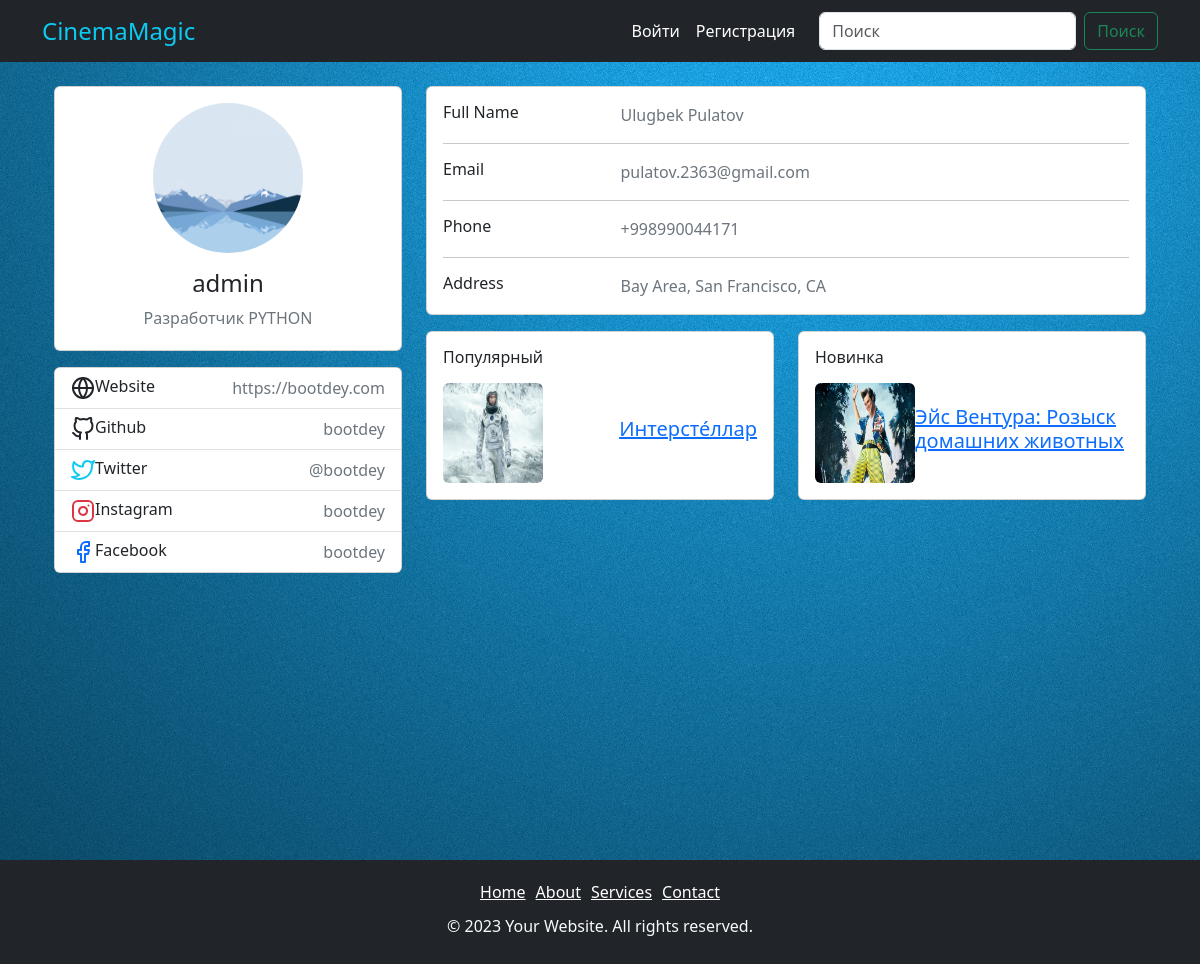
Page /profile/1/ on the committed database.
### cinema/models.py (models this page shows, shortened)
class Profile(models.Model):
    user = models.OneToOneField(User, on_delete=models.CASCADE, verbose_name='Пользователь')
    photo = models.ImageField(upload_to='profiles/', blank=True, null=True, verbose_name='Фото профиля')
    phone_number = models.CharField(max_length=30, blank=True, null=True, verbose_name='Номер телефона')
    about_user = models.CharField(max_length=100, blank=True, null=True, verbose_name='О себе')
    publisher = models.BooleanField(default=True, verbose_name='Прво на добавление фильма')
    def get_photo_user(self):
        try:
            return self.photo.url
        except:
            return 'https://bootdey.com/img/Content/avatar/avatar7.png'
    class Meta:
        verbose_name = 'Профиль'
        verbose_name_plural = 'Профили'

class Cinema(models.Model):
    title = models.CharField(max_length=255, verbose_name='Название фильма')
    context = models.TextField(verbose_name='Описание фильма')
    photo = models.ImageField(upload_to='photos/', null=True, blank=True, verbose_name='Фото')
    created_at = models.DateTimeField(auto_now_add=True, verbose_name='Дата создания')
    updated_at = models.DateTimeField(auto_now=True, verbose_name='Дата изменения')
    views = models.IntegerField(default=0, verbose_name='Просмотры')
    category = models.ForeignKey(Category, on_delete=models.CASCADE)
    video = models.CharField(max_length=255, verbose_name='Ссылка видео', null=True, blank=True)
    author = models.ForeignKey(User, on_delete=models.CASCADE, null=True, blank=True, verbose_name='Автор')
    def get_absolute_url(self):
        return reverse('cinema', kwargs={'pk': self.pk})
    def get_photo_cinema(self):
        try:
            return self.photo.url
        except:
            return 'https://forum.endeavouros.com/uploads/default/original/2X/a/ab62dc01f05c1ee26d3c613bc4db6cd953a44b9b.png'
    class Meta:
        verbose_name = 'Кинофильм'
        verbose_name_plural = 'Кинофильмы'

### cinema/views.py (the view)
# urls.py: path('profile/<int:pk>/', profile_view, name='profile'),
def profile_view(request, pk):
    profile = Profile.objects.get(user_id=pk)
    cinemas = Cinema.objects.filter(author_id=pk)
    most_viewed = cinemas.order_by('-views')[:1][0]
    recent_cinema = cinemas.order_by('-created_at')[:1][0]
    if most_viewed.views == 0:
        most_viewed = 'НЕТ популярныйх фильмов'
    context = {
        'title': f'Профиль: {request.user.username}',
        'profile': profile,
        'most_viewed': most_viewed,
        'recent_cinema': recent_cinema
    }
    return render(request, 'cinema/profile.html', context)

### cinema/templates/cinema/profile.html (shortened to what this page needs)
{% extends 'base.html' %}
{% block main %}
<div class="container mt-4">
    <div class="main-body">
          <div class="row gutters-sm">
            <div class="col-md-4 mb-3">
              <div class="card">
                <div class="card-body">
                  <div class="d-flex flex-column align-items-center text-center">
                    <img src="{{ profile.get_photo_user }}" alt="Admin" class="rounded-circle" width="150">
                    <div class="mt-3">
                      <h4>{{ profile.user.username }}</h4>
                      <p class="text-secondary mb-1">{{ profile.about_user }}</p>
                    </div>
                  </div>
                </div>
              </div>
              <div class="card mt-3">
                <ul class="list-group list-group-flush">
                  <li class="list-group-item d-flex justify-content-between align-items-center flex-wrap">
                    <h6 class="mb-0">Website</h6>
                    <span class="text-secondary">https://bootdey.com</span>
                  </li>
                  <li class="list-group-item d-flex justify-content-between align-items-center flex-wrap">
                    <h6 class="mb-0">Github</h6>
                    <span class="text-secondary">bootdey</span>
                  </li>
                  <li class="list-group-item d-flex justify-content-between align-items-center flex-wrap">
                    <h6 class="mb-0">Twitter</h6>
                    <span class="text-secondary">@bootdey</span>
                  </li>
                  <li class="list-group-item d-flex justify-content-between align-items-center flex-wrap">
                    <h6 class="mb-0">Instagram</h6>
                    <span class="text-secondary">bootdey</span>
                  </li>
                  <li class="list-group-item d-flex justify-content-between align-items-center flex-wrap">
                    <h6 class="mb-0">Facebook</h6>
                    <span class="text-secondary">bootdey</span>
                  </li>
                </ul>
              </div>
            </div>
            <div class="col-md-8">
              <div class="card mb-3">
                <div class="card-body">
                  <div class="row">
                    <div class="col-sm-3">
                      <h6 class="mb-0">Full Name</h6>
                    </div>
                    <div class="col-sm-9 text-secondary">
                      {{ profile.user.first_name }} {{ profile.user.last_name }}
                    </div>
                  </div>
                  <hr>
                  <div class="row">
                    <div class="col-sm-3">
                      <h6 class="mb-0">Email</h6>
                    </div>
                    <div class="col-sm-9 text-secondary">
                      {{ profile.user.email }}
                    </div>
                  </div>
                  <hr>
                  <div class="row">
                    <div class="col-sm-3">
                      <h6 class="mb-0">Phone</h6>
                    </div>
                    <div class="col-sm-9 text-secondary">
                      {{ profile.phone_number }}
                    </div>
                  </div>
                  <hr>
                  <div class="row">
                    <div class="col-sm-3">
                      <h6 class="mb-0">Address</h6>
                    </div>
                    <div class="col-sm-9 text-secondary">
                      Bay Area, San Francisco, CA
                    </div>
                  </div>
                </div>
              </div>
              <div class="row gutters-sm">
                <div class="col-sm-6 mb-3">
                  <div class="card h-100">
                    <div class="card-body">
                      <h6 class="d-flex align-items-center mb-3">Популярный</h6>
                      {% if most_viewed %}
                      <a href="{{ most_viewed.get_absolute_url }}" class="d-flex justify-content-between align-items-center">
                        <img src="{{ most_viewed.get_photo_cinema }}" alt="" width="100" height="100" class="rounded">
                          <h5>{{ most_viewed.title }}</h5>
                      </a>
                      {% else %}
                      <h5>Нет популярныйх</h5>
                      {% endif %}
                    </div>
                  </div>
                </div>
                <div class="col-sm-6 mb-3">
                  <div class="card h-100">
                    <div class="card-body">
                      <h6 class="d-flex align-items-center mb-3">Новинка</h6>
                      {% if recent_cinema %}
                      <a href="{{ recent_cinema.get_absolute_url }}" class="d-flex justify-content-between align-items-center">
                        <img src="{{ recent_cinema.get_photo_cinema }}" alt="" width="100" height="100" class="rounded">
                          <h5>{{ recent_cinema.title }}</h5>
                      </a>
                      {% else %}
                      <h5>Нет популярныйх</h5>
                      {% endif %}
                    </div>
                  </div>
                </div>
              </div>
            </div>
          </div>
        </div>
    </div>
{% endblock main %}

### cinema/static/cinema/css/style.css (style rules this page uses)
body { background: url(../images/bg4.jpg) no-repeat; background-size: cover; }

### rows in the picture
Profile: get_photo_user (picture), user.username "admin", about_user "Разработчик PYTHON", user.first_name "Ulugbek", user.last_name "Pulatov", user.email "pulatov.2363@gmail.com", phone_number "+998990044171"
Cinema: get_photo_cinema (picture), title "Интерсте́ллар"
Cinema: get_photo_cinema (picture), title "Эйс Вентура: Розыск домашних животных"
